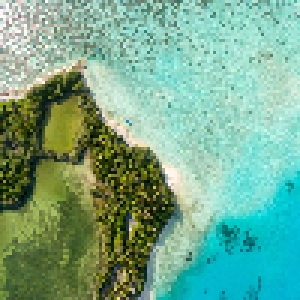
#> input picture Assignment6/image1.png, 100 x 100 px (shown 3 times larger)
$ python SpectralClustering.py
#> lines starting #> are read from the running program, lines starting #| are printed output that depends on the picture
from PIL import Image
import numpy as np
from scipy.spatial.distance import cdist
import os

IMAGE_PATH = ["image1.png","image2.png"]
GAMMA_S = 0.0001
GAMMA_C = 0.001
NUM_CLUSTERS = 2
MAX_ITER = 100
MODE = "normalized"      # "ratio" or "normalized"
OUTPUT_DIR = f"spectral_{MODE}_output"
np.random.seed(42)
os.makedirs(OUTPUT_DIR, exist_ok=True)


def build_kernel(coords, colors, gamma_s, gamma_c):
    spatial_dist2 = cdist(coords,coords,metric="sqeuclidean").astype(np.float32)
    color_dist2 = cdist(colors,colors,metric="sqeuclidean").astype(np.float32)
    kernel = np.exp(-gamma_s * spatial_dist2,dtype=np.float32)
    del spatial_dist2
    kernel *= np.exp(-gamma_c * color_dist2,dtype=np.float32)
    del color_dist2
    return kernel

def ratio_cut_laplacian(W):
    degree = np.sum(W, axis=1)
    L = -W.copy()
    np.fill_diagonal(L, degree)
    return L

def normalized_cut_laplacian(W):
    degree = np.sum(W, axis=1)
    D_inv_sqrt = 1.0 / np.sqrt(degree + 1e-12)
    L = -W.copy()
    np.fill_diagonal(L, degree)
    L *= D_inv_sqrt[:, None]
    L *= D_inv_sqrt[None, :]
    return L

def compute_eigenvectors(L, n_clusters):
    print("Computing eigenvectors")
    eigenvalues, eigenvectors = np.linalg.eigh(L)
    U = eigenvectors[:,1:n_clusters+1].copy()
    del eigenvectors
    del eigenvalues
    return U.astype(np.float32)


def normalize_rows(U):
    norms = np.linalg.norm(U,axis=1,keepdims=True)
    return U / (norms + 1e-12)

# [29 lines of commented-out code are left out]
def initialize_clusters(features, n_clusters):
    n = features.shape[0]
    # Randomly choose k points as initial centers
    centers = np.random.choice(n, size=n_clusters, replace=False)
    # Compute distance from every point to every center
    distances = []
    for c in centers:
        d = np.sum((features - features[c]) ** 2, axis=1)
        distances.append(d)
    distances = np.array(distances)
    # Assign each point to nearest center
    labels = np.argmin(distances, axis=0)
    return labels

def kmeans(features,labels,n_clusters,image_shape,max_iter=100):
    frame_files = []
    first_frame = os.path.join(OUTPUT_DIR,"frame_000.png")
    save_segmentation(labels,image_shape,first_frame)
    frame_files.append(first_frame)
    for iteration in range(max_iter):
        centers = []
        for k in range(n_clusters):
            cluster = features[labels == k]
            if len(cluster) == 0:
                centers.append(np.zeros(features.shape[1],dtype=np.float32))
            else:
                centers.append(np.mean(cluster,axis=0))
        centers = np.array( centers,dtype=np.float32)
        distances = cdist(features,centers,metric="sqeuclidean")
        new_labels = np.argmin(distances,axis=1)
        filename = os.path.join(OUTPUT_DIR,f"frame_{iteration+1:03d}.png")
        save_segmentation(new_labels,image_shape,filename)
        frame_files.append(filename)
        changed = np.sum(labels != new_labels)
        print(f"Iteration {iteration+1}: "f"{changed} pixels changed")
        if np.array_equal(labels,new_labels):
            break
        labels = new_labels
    return labels, frame_files


def save_segmentation(labels,image_shape,filename):
    cluster_colors = np.array([[255, 0, 0],[0, 255, 0],[0, 0, 255],[255, 255, 0],[255, 0, 255],[0, 255, 255]])
    rgb = cluster_colors[labels % len(cluster_colors)]
    rgb = rgb.reshape(image_shape[0],image_shape[1],3)
    img = Image.fromarray(rgb.astype(np.uint8))
    img.save(filename)

def create_gif(frame_files, output_name):
    gif_dir = os.path.join(os.path.dirname(output_name), "gif")
    os.makedirs(gif_dir, exist_ok=True)
    output_path = os.path.join(gif_dir,os.path.basename(output_name))
    frames = []
    for file in frame_files:
        img = Image.open(file)
        frames.append(img.copy())
        img.close()
    frames[0].save(output_path,format="GIF",append_images=frames[1:],save_all=True,duration=500,loop=2)


import matplotlib.pyplot as plt
# For K=2
def plot_eigenspace(U, labels, filename):
    plt.figure(figsize=(6,6))
    for k in range(NUM_CLUSTERS):
        cluster = U[labels == k]
        plt.scatter(
            cluster[:,0],
            cluster[:,1],
            s=2,
            label=f"Cluster {k}"
        )

    plt.xlabel("Eigenvector 1")
    plt.ylabel("Eigenvector 2")
    plt.legend()
    plt.title("Spectral Embedding")
    plt.savefig(filename)
    plt.close()
# For K=3
from mpl_toolkits.mplot3d import Axes3D

def plot_eigenspace_3d(U, labels, filename):
    fig = plt.figure(figsize=(7,7))
    ax = fig.add_subplot(111, projection='3d')
    for k in range(NUM_CLUSTERS):
        cluster = U[labels == k]
        ax.scatter(cluster[:,0],cluster[:,1],cluster[:,2],s=2,label=f"Cluster {k}")
    ax.set_xlabel("Eigenvector 1")
    ax.set_ylabel("Eigenvector 2")
    ax.set_zlabel("Eigenvector 3")
    plt.legend()
    plt.savefig(filename)
    plt.close()


#-----------------Main--------------------#
for IMAGE_PATH in IMAGE_PATH:
    img = np.array(Image.open(IMAGE_PATH))
#> img is the input picture: shape (100, 100, 3); mean R, G, B 117.4, 169.4, 141.1
    h, w, _ = img.shape
#> h = 100; w = 100
    coords = np.array([[i, j]for i in range(h)for j in range(w)],dtype=np.float32)
    colors = img.reshape(-1,3).astype(np.float32)
    print("Building kernel...")
    W = build_kernel(coords,colors,GAMMA_S,GAMMA_C)
    print("Building Laplacian...")
    if MODE == "ratio":
        L = ratio_cut_laplacian(W)
    elif MODE == "normalized":
        L = normalized_cut_laplacian(W)
#> in normalized_cut_laplacian, `degree = np.sum(W, axis=1)`: degree = 10000 values, max 1950.3 at index 2771, min 10.04 at index 4734, mean 780.4
#> in normalized_cut_laplacian, `D_inv_sqrt = 1.0 / np.sqrt(degree + 1e-12)`: D_inv_sqrt = 10000 values, max 0.316 at index 4734, min 0.0226 at index 2771, mean 0.0444
    else:
        raise ValueError("mode should be ratio or normalized")
    del W
    U = compute_eigenvectors(L,NUM_CLUSTERS)
#> in compute_eigenvectors, `eigenvalues, eigenvectors = np.linalg.eigh(L)`: eigenvalues = 10000 values, max 7.15e+10 at index 6387, min 0 at index 0, mean 4.99e+09
#> in compute_eigenvectors, `U = eigenvectors[:,1:n_clusters+1].copy()`: U = 10000 pairs, first value 0 to 0, second value 0 to 0
    del L
    if MODE == "normalized":
        U = normalize_rows(U)
#> in normalize_rows, `norms = np.linalg.norm(U,axis=1,keepdims=True)`: norms = 10000 values from 0 to 0
    print("Initializing clusters")
    labels = initialize_clusters(U,NUM_CLUSTERS)
#> after the loop in initialize_clusters, `for c in centers:`: distances = 2 items
#> in initialize_clusters, `labels = np.argmin(distances, axis=0)`: labels = 10000 values from 0 to 0
#> labels = 10000 values from 0 to 0
    print("Cluster sizes:",np.bincount(labels))
#| Cluster sizes: [10000]
    print("Running spectral clustering")
    final_labels, frame_files = kmeans(U,labels,NUM_CLUSTERS,(h, w),MAX_ITER)
#> in save_segmentation, `rgb = rgb.reshape(image_shape[0],image_shape[1],3)`:
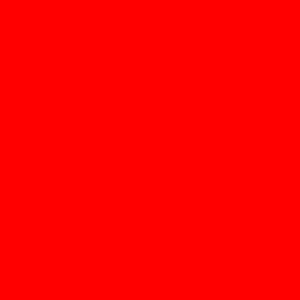
#> rgb: shape (100, 100, 3) int64 (shown 3 times larger); mean of channels 0, 1, 2 255, 0, 0; drawn as R, G, B
#> the loop in kmeans, `for iteration in range(max_iter):` made 1 pass
#> changed on pass 1: 0
#| Iteration 1: 0 pixels changed
#> after the loop in kmeans, `for iteration in range(max_iter):`: frame_files = ['spectral_normalized_output/frame_000.png', 'spectral_normalized_output/frame_001.png']
#> final_labels = 10000 values from 0 to 0
    plot_eigenspace(U,final_labels,os.path.join(OUTPUT_DIR,f"eigenspace{IMAGE_PATH}.png"))
#> in plot_eigenspace, `plt.savefig(filename)`:
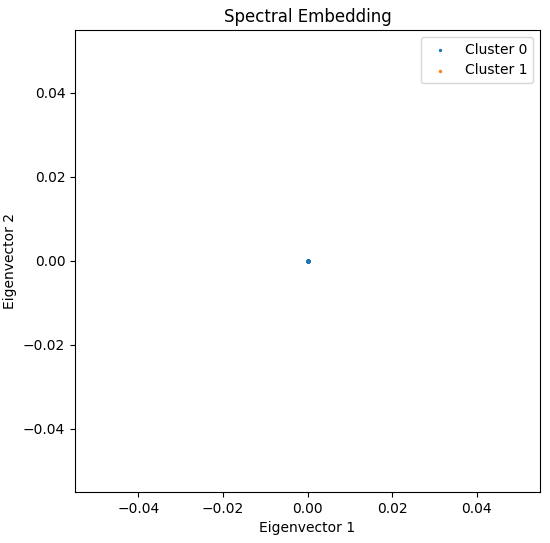
#> figure drawn by matplotlib, 1 panel
    print("Creating GIF")
    create_gif(frame_files,os.path.join(OUTPUT_DIR,f"spectral_{IMAGE_PATH}.gif"))
    print("Finished")
